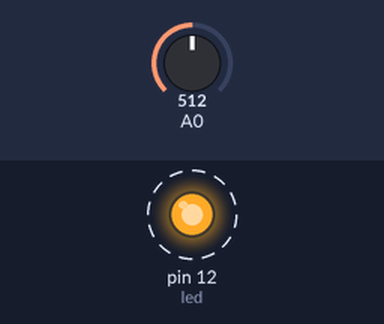
Recording of a sketch running on a simulated Arduino Uno, built with avr-gcc and run on an emulated ATmega328P. Parts: output pins drawn as LEDs (lit = HIGH). Dashed ring = blinking. The inputs (shaded band) are chosen by the test bench; at power-on: A0 = 512. What the sketch prints to the serial monitor is not drawn.

Above: at 0.11 s.
Timing chart, 0 to 3.0 s (numbered marks = the images above):
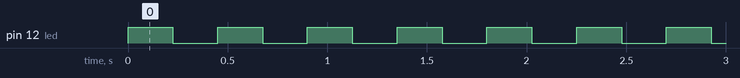

The sketch:

soal_5c.ino
```cpp
#include <Arduino_FreeRTOS.h>

void TaskBlink( void *pvParameters );
void TaskAnalogRead( void *pvParameters );

int led= 12;

void setup() {

  Serial.begin(9600);
  while (!Serial) {
    ;
  }

  xTaskCreate(
    TaskBlink
    ,  "Blink"   // A name just for humans
    ,  128  // This stack size can be checked & adjusted by reading the Stack Highwater
    ,  NULL
    ,  2  // Priority, with 3 (configMAX_PRIORITIES - 1) being the highest, and 0 being the lowest.
    ,  NULL );

  xTaskCreate(
    TaskAnalogRead
    ,  "AnalogRead"
    ,  128  // Stack size
    ,  NULL
    ,  1  // Priority
    ,  NULL );

}

void loop()
{
}


void TaskBlink(void *pvParameters)  // This is a task.
{
  (void) pvParameters;


  pinMode(led, OUTPUT);

  for (;;) // A Task shall never return or exit.
  {
    digitalWrite(led, HIGH);   // turn the LED on (HIGH is the voltage level)
    vTaskDelay(portTICK_PERIOD_MS );
    digitalWrite(led, LOW);    // turn the LED off by making the voltage LOW
    vTaskDelay(portTICK_PERIOD_MS );
  }
}

void TaskAnalogRead(void *pvParameters)  // This is a task.
{
  (void) pvParameters;

  for (;;)
  {
    int sensorValue = analogRead(A0);
    Serial.println(sensorValue);
    vTaskDelay(1);  // one tick delay (15ms) in between reads for stability
  }
}
```

Measured:
- by itself, pin 12 (led): alternates HIGH for 0.23 s and LOW for 0.23 s
